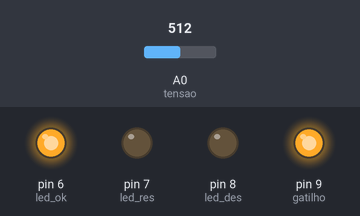
A sketch run on a simulated Arduino Uno, built with avr-gcc and run on an emulated ATmega328P. Parts: output pins drawn as LEDs (lit = HIGH). Dashed ring = blinking. The inputs (shaded band) are chosen by the test bench; at power-on: A0 (tensao) = 512.

Above: at 1.6 s.
1.7 s: A0 (tensao) set to 3
3.2 s: A0 (tensao) set to 0
At 4.0 s:
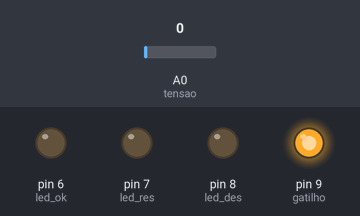
4.8 s: A0 (tensao) set to 122
At 5.1 s:
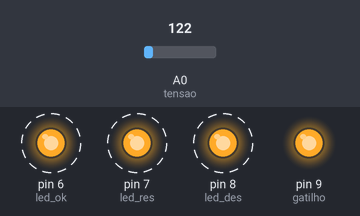
7.8 s: A0 (tensao) set to 143
10.8 s: A0 (tensao) set to 165
At 11.55 s:
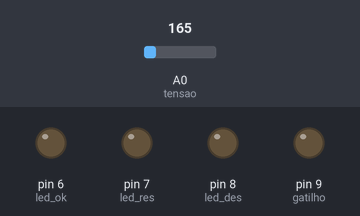
Timing chart, 0 to 13.8 s (numbered marks = the images above; inputs shaded):
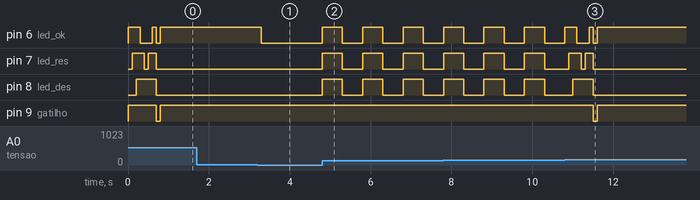

The sketch:

Analisador_AA.ino
```cpp
#define gatilho 9
#define tensao A0
#define led_ok 6
#define led_res 7
#define led_des 8

float vca;
float vcf;
float raux = 1.2;
float rin;
boolean flag;

void setup() {
  pinMode (led_ok, OUTPUT);
  pinMode (led_res, OUTPUT);
  pinMode (led_des, OUTPUT);
  pinMode (gatilho, OUTPUT);
  digitalWrite(gatilho, HIGH);
  pinMode (tensao, INPUT);
}

void loop() {
  vca = analogRead(tensao) * 0.0067; //ajuste realizado para adequar o resultado entregue pelo ADC e pelo divisor de tensão
  if (vca >= 1 && !flag) {
    flag = 1;
    digitalWrite(led_ok, HIGH);
    digitalWrite(led_res, LOW);
    digitalWrite(led_des, LOW);
    delay(100);
    digitalWrite(led_ok, HIGH);
    digitalWrite(led_res, HIGH);
    digitalWrite(led_des, LOW);
    delay(100);
    digitalWrite(led_ok, HIGH);
    digitalWrite(led_res, HIGH);
    digitalWrite(led_des, HIGH);
    delay(100);
    digitalWrite(led_ok, LOW);
    digitalWrite(led_res, HIGH);
    digitalWrite(led_des, HIGH);
    delay(100);
    digitalWrite(led_ok, LOW);
    digitalWrite(led_res, LOW);
    digitalWrite(led_des, HIGH);
    delay(100);
    digitalWrite(led_ok, LOW);
    digitalWrite(led_res, HIGH);
    digitalWrite(led_des, HIGH);
    delay(100);
    digitalWrite(led_ok, HIGH);
    digitalWrite(led_res, HIGH);
    digitalWrite(led_des, HIGH);
    delay(100);
    digitalWrite(led_ok, LOW);
    digitalWrite(led_res, LOW);
    digitalWrite(led_des, LOW);
    //transição para experiencia do usuário (UX - expectativa)
    digitalWrite(gatilho, LOW);
    delay(100);
    vcf = analogRead(tensao) * 0.0067;
    digitalWrite(gatilho, HIGH);
    rin = (raux * (vca - vcf)) * (1 / vcf); //fórmula para calcular resistência interna
    if (rin <= 0.2) { //SAUDÁVEL
      digitalWrite(led_ok, HIGH);
    } else if (rin <= 0.5) { //RESERVA
      digitalWrite(led_res, HIGH);
    } else { //DESCARTE
      digitalWrite(led_des, HIGH);
    }
  }
  if (vca > 0.01 && vca < 1 && !flag) { //PILHA DESCARREGADA, NÃO APTA PARA ANÁLISE
    digitalWrite(led_ok, !digitalRead(led_ok));
    digitalWrite(led_res, !digitalRead(led_res));
    digitalWrite(led_des, !digitalRead(led_des));
  }
  if (vca <= 0.01) { //PILHA DESCONECTADA
    digitalWrite(led_ok, LOW);
    digitalWrite(led_res, LOW);
    digitalWrite(led_des, LOW);
    flag = 0;
  }
  delay(500);
}
```

Measured:
- the behaviour switches between 2 and 1 on A0 (tensao) (found by bisection; images 0 and 1)
- the behaviour switches between 149 and 150 on A0 (tensao) (found by bisection; images 2 and 3)
- after the input at 1.7 s, every drawn part: stays the same
- after the input at 3.2 s, pin 6 (led_ok): HIGH → LOW after 0.10 s
- after the input at 4.8 s, pin 6 (led_ok), pin 7 (led_res), pin 8 (led_des): alternates HIGH for 0.50 s and LOW for 0.50 s, starting at once
- after the input at 10.8 s, pin 9 (gatilho): HIGH → LOW after 0.70 s, → HIGH 0.10 s later
